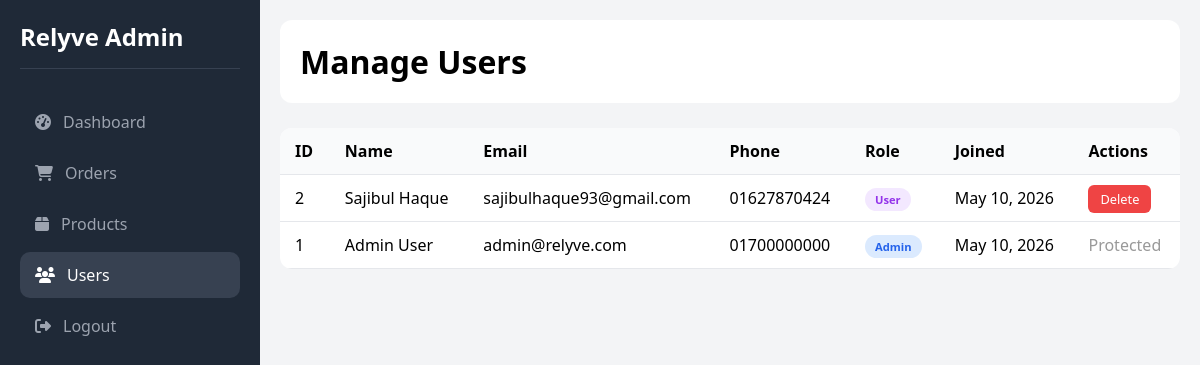
The page /admin/users.php (signed in) on the database its author committed.
### tables this page shows
CREATE TABLE `users` (
  `id` int(11) NOT NULL,
  `first_name` varchar(100) NOT NULL,
  `last_name` varchar(100) NOT NULL,
  `email` varchar(150) NOT NULL,
  `phone` varchar(20) NOT NULL,
  `password` varchar(255) NOT NULL,
  `role` enum('user','admin') DEFAULT 'user',
  `reset_token` varchar(255) DEFAULT NULL,
  `reset_expires` datetime DEFAULT NULL,
  `created_at` timestamp NOT NULL DEFAULT current_timestamp()
);

### admin/users.php (the view, shortened to what this page needs)
<?php
include '../config/db_connect.php';
$users = mysqli_query($conn, "SELECT * FROM users ORDER BY id DESC");
?>
<!DOCTYPE html>
<html lang="en">
<head>
    <link rel="stylesheet" href="https://cdnjs.cloudflare.com/ajax/libs/font-awesome/6.6.0/css/all.min.css">
</head>
<body>
    <div class="admin-container">
        <div class="sidebar">
            <h2>Relyve Admin</h2>
            <a href="index.php"><i class="fas fa-tachometer-alt"></i> Dashboard</a>
            <a href="orders.php"><i class="fas fa-shopping-cart"></i> Orders</a>
            <a href="products.php"><i class="fas fa-box"></i> Products</a>
            <a href="users.php" class="active"><i class="fas fa-users"></i> Users</a>
            <a href="../logout.php"><i class="fas fa-sign-out-alt"></i> Logout</a>
        </div>
        <div class="main-content">
            <div class="header">
                <h1>Manage Users</h1>
            </div>
            <div class="table-container">
                <table>
                    <thead>
                        <tr>
                            <th>ID</th>
                            <th>Name</th>
                            <th>Email</th>
                            <th>Phone</th>
                            <th>Role</th>
                            <th>Joined</th>
                            <th>Actions</th>
                        </tr>
                    </thead>
                    <tbody>
                        <?php while($user = mysqli_fetch_assoc($users)): ?>
                        <tr>
                            <td><?php echo $user['id']; ?></td>
                            <td><?php echo $user['first_name'] . ' ' . $user['last_name']; ?></td>
                            <td><?php echo $user['email']; ?></td>
                            <td><?php echo $user['phone']; ?></td>
                            <td><span class="badge badge-<?php echo $user['role']; ?>"><?php echo ucfirst($user['role']); ?></span></td>
                            <td><?php echo date('M j, Y', strtotime($user['created_at'])); ?></td>
                            <td>
                                <?php if($user['role'] != 'admin'): ?>
                                <a href="?delete=<?php echo $user['id']; ?>" class="btn-delete" onclick="return confirm('Delete this user? This will also delete their orders and cart.')">Delete</a>
                                <?php else: ?>
                                    <span style="color: #999;">Protected</span>
                                <?php endif; ?>
                            </td>
                        </tr>
                        <?php endwhile; ?>
                    </tbody>
                </table>
            </div>
        </div>
    </div>
</body>
</html>

### admin/users.php (style rules this page uses)
* { margin: 0; padding: 0; box-sizing: border-box; }
body { font-family: 'Segoe UI', Tahoma, Geneva, Verdana, sans-serif; background: #f3f4f6; }
.admin-container { display: flex; }
.sidebar { width: 260px; background: #1f2937; color: white; min-height: 100vh; padding: 20px; position: fixed; }
.sidebar h2 { margin-bottom: 30px; padding-bottom: 15px; border-bottom: 1px solid #374151; }
.sidebar a { display: flex; align-items: center; gap: 12px; color: #9ca3af; text-decoration: none; padding: 12px 15px; margin: 5px 0; border-radius: 10px; }
.sidebar a:hover, .sidebar a.active { background: #374151; color: white; }
.main-content { flex: 1; margin-left: 260px; padding: 20px; }
.header { background: white; padding: 20px; border-radius: 12px; margin-bottom: 25px; }
.table-container { background: white; border-radius: 12px; overflow-x: auto; }
table { width: 100%; border-collapse: collapse; }
th, td { padding: 12px 15px; text-align: left; border-bottom: 1px solid #e5e7eb; }
th { background: #f9fafb; }
.badge { padding: 4px 10px; border-radius: 20px; font-size: 0.7rem; font-weight: 600; }
.badge-admin { background: #dbeafe; color: #2563eb; }
.badge-user { background: #f3e8ff; color: #9333ea; }
.btn-delete { background: #ef4444; color: white; padding: 5px 12px; border-radius: 6px; text-decoration: none; font-size: 0.8rem; }

### rows shown on the page
users: id "2", first_name "Sajibul", last_name "Haque", email "sajibulhaque93@gmail.com", phone "01627870424", role "User", created_at "May 10, 2026"
users: id "1", first_name "Admin", last_name "User", email "admin@relyve.com", phone "01700000000", role "Admin", created_at "May 10, 2026", shows "Protected"
